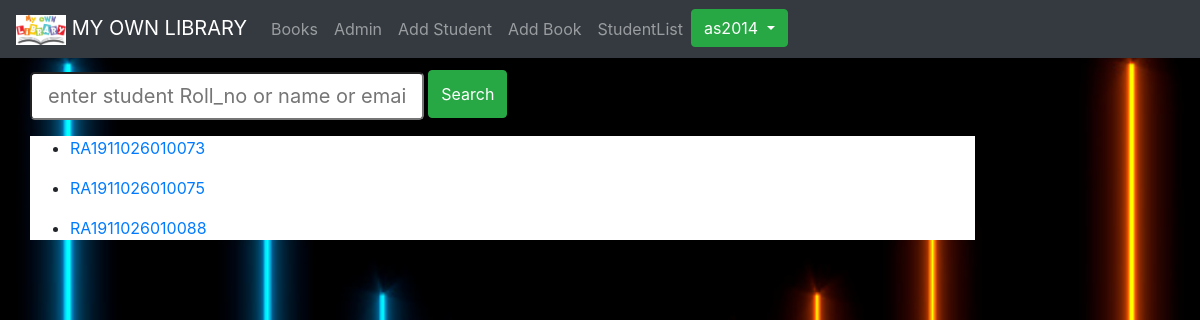
The page /student/ (signed in) on the database its author committed.
### management/models.py (models this page shows, shortened)
class Student(models.Model):
    roll_no = models.CharField(max_length=20,unique=True)
    name = models.CharField(max_length=20)
    branch = models.CharField(max_length=20)
    contact_no = models.CharField(max_length=10)
    total_books_due=models.IntegerField(default=0)
    email=models.EmailField(unique=True)
    pic=models.ImageField(blank=True, upload_to='profile_image')

### management/views.py (the view)
# urls.py: path('student/', views.StudentList, name='student_list'),
@login_required
def StudentList(request):
    students = Student.objects.all()
    return render(request, 'catalog/student_list.html', locals())

### templates/catalog/student_list.html
{% extends 'base_generic.html' %}
{% block content %}
   <form class="form" id="searchform" action="{% url 'search_s' %}" method="get">
    <div class="form-group">
    <input type="text" class="col-5  form-control-lg"  placeholder="enter student Roll_no or name or email" name="q" type="text"/>
    <button type="button"  class="btn btn-success form-control-lg" onclick="searchform.submit()" style="margin-top: -10px;">Search</button>
        </div>
</form>
    <div class="bg bg-white">
        {% for s in students %}
            <ul>
                <li><a href="{% url 'student_detail' pk=s.id %}">{{ s.roll_no }}</a></li>
            </ul>
        {% endfor %}
    </div>
{% endblock %}

### templates/base_generic.html (shortened to what this page needs)
<!DOCTYPE html>
<html lang="en">
<head>
    {% load staticfiles %}
    <link rel="stylesheet" href="https://stackpath.bootstrapcdn.com/bootstrap/4.1.3/css/bootstrap.min.css"
>
<link rel="stylesheet" href="https://maxcdn.bootstrapcdn.com/font-awesome/4.4.0/css/font-awesome.min.css">
</head>
    {% load static %}
    <link rel="stylesheet" href="{% static 'css/styles.css' %}">
</head>
<body>
<div class="container-fluid my-auto">
    <nav class="navbar navbar-expand-md navbar-dark fixed-top bg-dark">
        <a class="navbar-brand" href="{% url 'index' %}"><img src="{%static 'logo.jpg' %}" height="30px" width="50px"> MY OWN LIBRARY </a>
        <div class="collapse navbar-collapse" id="navbarCollapse">
            <ul class="navbar-nav mr-auto">
                <li class="nav-item">
                    <a class="nav-link" href="{% url 'books' %}">Books</a>
                </li>
                <li class="nav-item">
                    <a class="nav-link" href="{% url 'admin:index' %}">Admin</a>
                </li>
                {% if user.is_superuser %}
                    <li class="nav-item">
                        <a class="nav-link" href="{% url 'student_create' %}">Add Student</a>
                    </li>
                    <li class="nav-item">
                        <a class="nav-link" href="{% url 'book_create' %}">Add Book</a>
                    </li>
                    <li class="nav-item">
                        <a class="nav-link" href="{% url 'student_list' %}">StudentList</a>
                    </li>
                {% endif %}
                    {% if user.is_authenticated %}
<div class="dropdown float">
    <button type="button" class="btn btn-success dropdown-toggle" data-toggle="dropdown">
      {{ request.user }}
    </button>
  </div>
                         {% else %}
                    <li class="nav-item">
                        <a class="nav-link" href="{% url 'login' %}">Login</a>
                    </li>
        {% endif %}
            </ul>
        </div>
    </nav>
    <br>
    <div class="row mt-5 mx-auto">
        <div class="col-sm-10">
            {% block content %}{% endblock %}
        </div>
    </div>
</div>
</body>
</html>

### rows shown on the page
Student: roll_no "RA1911026010073"
Student: roll_no "RA1911026010075"
Student: roll_no "RA1911026010088"

### other values the page prints
{{ request.user }} "as2014"
